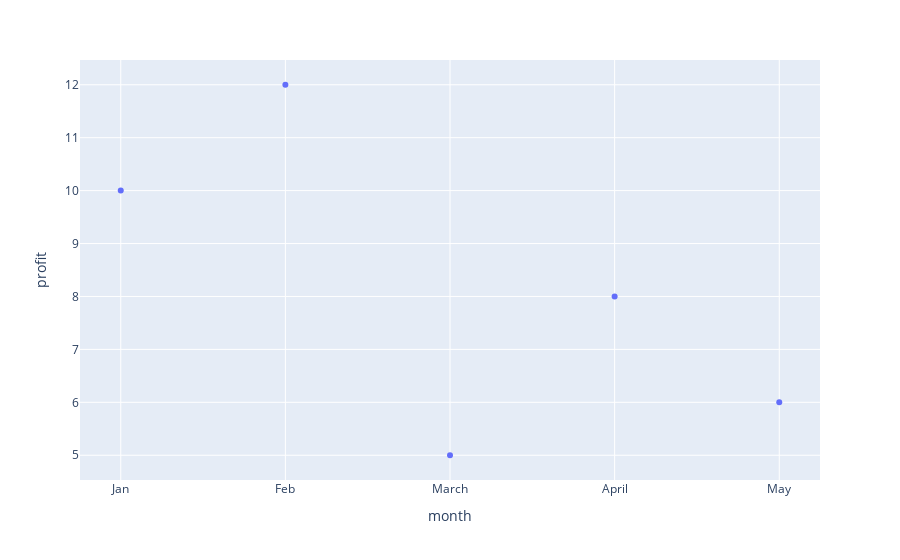

Write notebook code for a chart like this one.
### Code cell
ex.scatter(df, x = "month", y = "profit")

### Figure 1 — Plotly figure (JSON) as saved in the notebook; plotly's stock layout.template omitted (floating-point values rounded to 4 significant figures)
{"data": [{"hovertemplate": "month=%{x}<br>profit=%{y}<extra></extra>", "legendgroup": "", "marker": {"color": "#636efa", "symbol": "circle"}, "mode": "markers", "name": "", "orientation": "v", "showlegend": false, "type": "scatter", "x": ["Jan", "Feb", "March", "April", "May"], "xaxis": "x", "y": [10, 12, 5, 8, 6], "yaxis": "y"}], "layout": {"autosize": true, "legend": {"tracegroupgap": 0}, "margin": {"t": 60}, "xaxis": {"anchor": "y", "autorange": true, "domain": [0, 1], "range": [-0.2527, 4.253], "title": {"text": "month"}, "type": "category"}, "yaxis": {"anchor": "x", "autorange": true, "domain": [0, 1], "range": [4.458, 12.54], "title": {"text": "profit"}, "type": "linear"}}}
